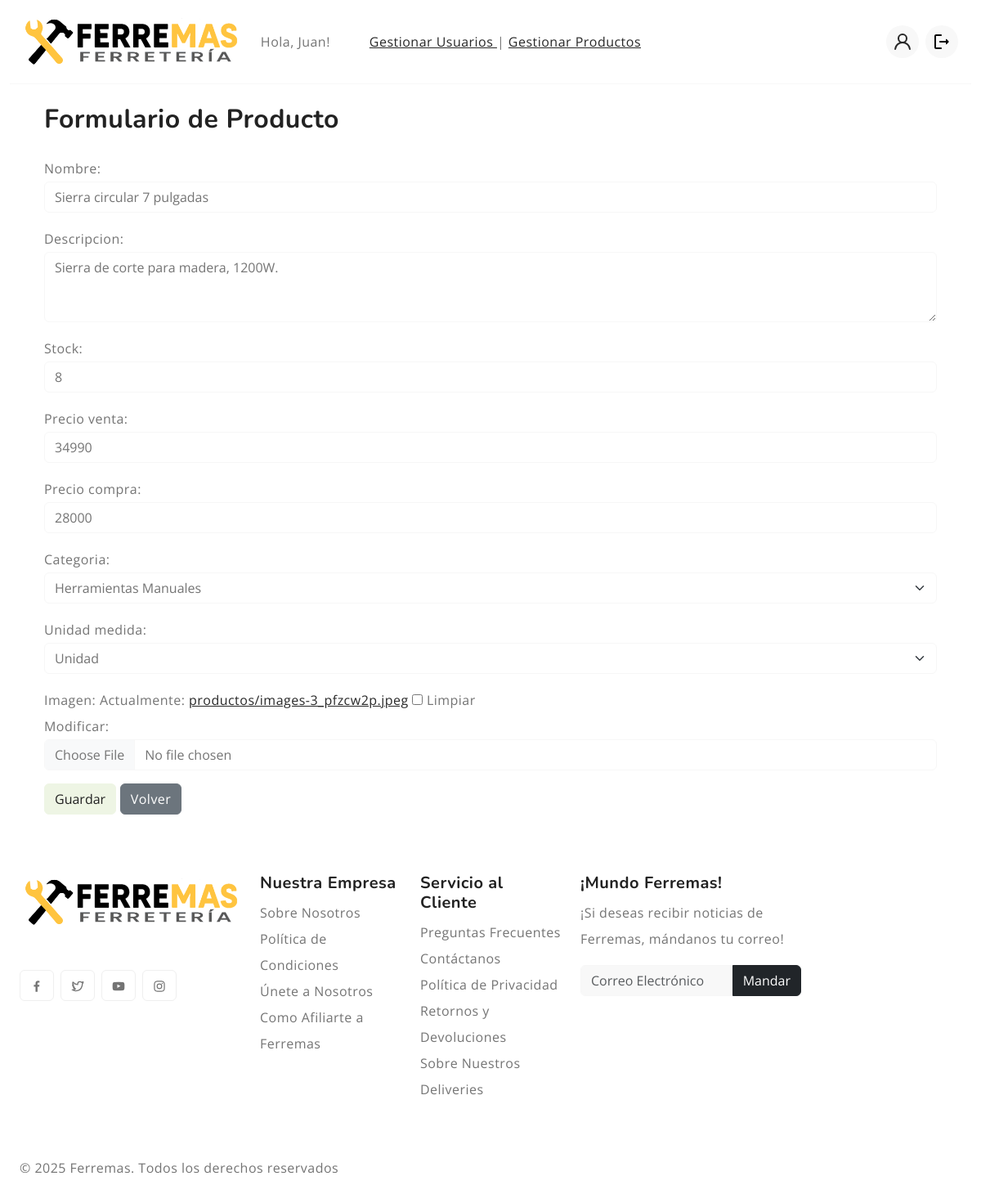
The app's page /administrador/productos/2/editar/ (signed in), older data.
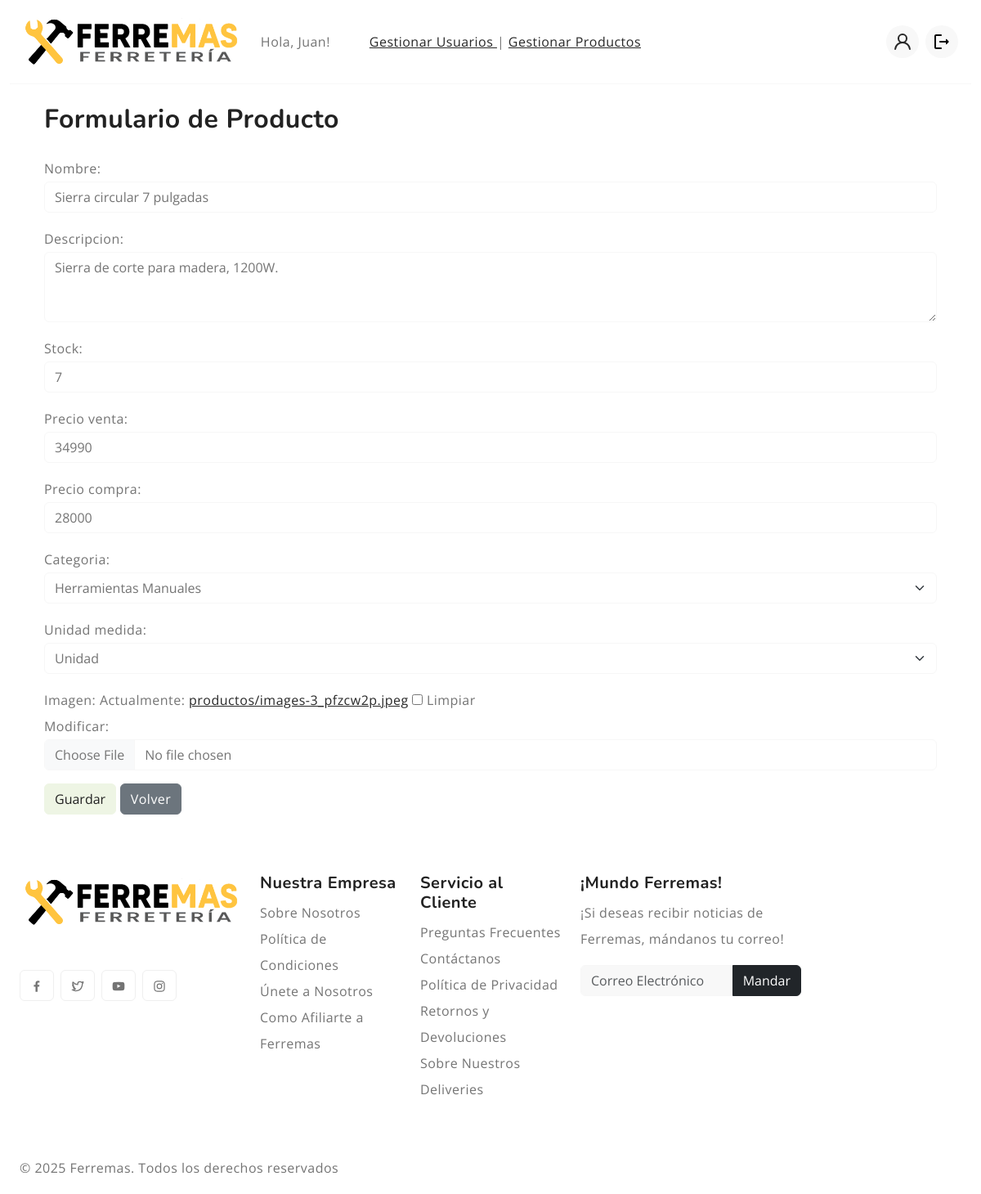
The same page, newer data.
### tienda/models.py (models this page shows, shortened)
class Producto(models.Model):
    nombre = models.CharField(max_length=255)
    descripcion = models.TextField()
    stock = models.IntegerField()
    precio_venta = models.IntegerField()
    precio_compra = models.IntegerField()
    categoria = models.ForeignKey(Categoria, on_delete=models.CASCADE)
    unidad_medida = models.ForeignKey(UnidadMedida, on_delete=models.CASCADE)
    imagen = models.ImageField(upload_to='productos/', blank=True, null=True)

### tienda/views.py (the view)
# urls.py: path('administrador/productos/<int:producto_id>/editar/', views.editar_producto, name='editar_producto'),
@grupo_requerido('Administrador')
def editar_producto(request, producto_id):
    producto = get_object_or_404(Producto, id=producto_id)
    if request.method == 'POST':
        form = ProductoForm(request.POST, request.FILES, instance=producto)
        if form.is_valid():
            form.save()
            return redirect('gestion_productos')
    else:
        form = ProductoForm(instance=producto)
    return render(request, 'panel_admin/form_producto.html', {'form': form})

### tienda/forms.py
class ProductoForm(forms.ModelForm):
    nueva_categoria = forms.CharField(
        required=False,
        label="Nueva categoría",
        widget=forms.TextInput(attrs={'class': 'form-control'})
    )
    class Meta:
        model = Producto
        fields = [
            'nombre', 'descripcion', 'stock',
            'precio_venta', 'precio_compra',
            'categoria', 'unidad_medida', 'imagen'
        ]
        widgets = {
            'nombre': forms.TextInput(attrs={'class': 'form-control'}),
            'descripcion': forms.Textarea(attrs={'class': 'form-control', 'rows': 3}),
            'stock': forms.NumberInput(attrs={'class': 'form-control'}),
            'precio_venta': forms.NumberInput(attrs={'class': 'form-control'}),
            'precio_compra': forms.NumberInput(attrs={'class': 'form-control'}),
            'categoria': forms.Select(attrs={'class': 'form-select', 'id': 'id_categoria'}),
            'unidad_medida': forms.Select(attrs={'class': 'form-select'}),
            'imagen': forms.ClearableFileInput(attrs={'class': 'form-control'}),
        }

### tienda/context_processors.py (called while the page is built)
def categorias_disponibles(request):
    return {'categorias': Categoria.objects.all()}

### templates/panel_admin/form_producto.html (shortened to what this page needs)
{% extends 'base.html' %}
{% load static %}
{% block content %}
<div class="container my-4">
    <h2 class="mb-4">Formulario de Producto</h2>
    <form method="post" enctype="multipart/form-data">
    <div class="mb-3">
        {{ form.nombre.label_tag }} {{ form.nombre }}
    </div>
    <div class="mb-3">
        {{ form.descripcion.label_tag }} {{ form.descripcion }}
    </div>
    <div class="mb-3">
        {{ form.stock.label_tag }} {{ form.stock }}
    </div>
    <div class="mb-3">
        {{ form.precio_venta.label_tag }} {{ form.precio_venta }}
    </div>
    <div class="mb-3">
        {{ form.precio_compra.label_tag }} {{ form.precio_compra }}
    </div>
    <div class="mb-3">
            {{ form.categoria.label_tag }}
            <select name="categoria" class="form-select" id="id_categoria">
                {% for cat in form.fields.categoria.queryset %}
                    <option value="{{ cat.id }}">{{ cat.nombre }}</option>
                {% endfor %}
            </select>
        </div>
    <div class="mb-3">
        {{ form.unidad_medida.label_tag }} {{ form.unidad_medida }}
    </div>
    <div class="mb-3">
        {{ form.imagen.label_tag }} {{ form.imagen }}
    </div>
    <button type="submit" class="btn btn-success">Guardar</button>
    <a href="{% url 'dashboard_admin' %}" class="btn btn-secondary">Volver</a>
</form>
</div>
{% endblock %}

Row changes from the older to the newer data that the page shows:
changed Producto "Sierra circular 7 pulgadas": stock "8" → "7"
